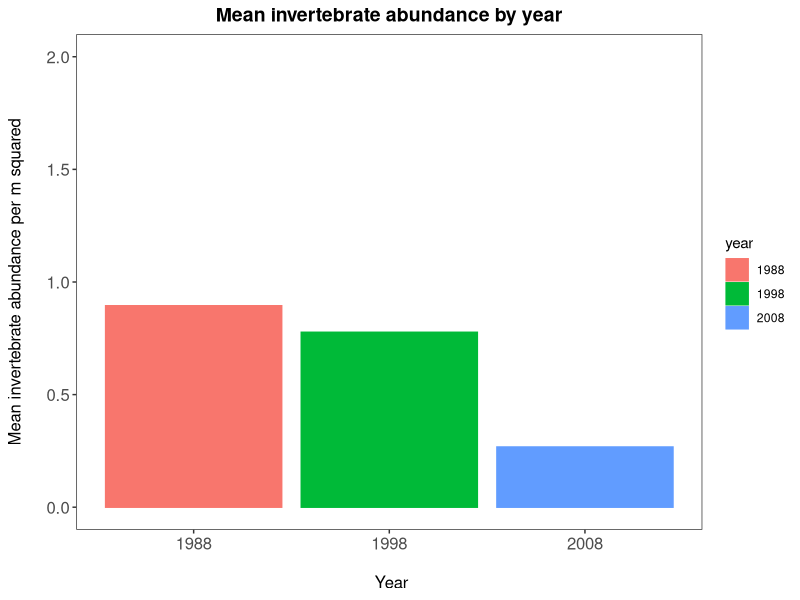
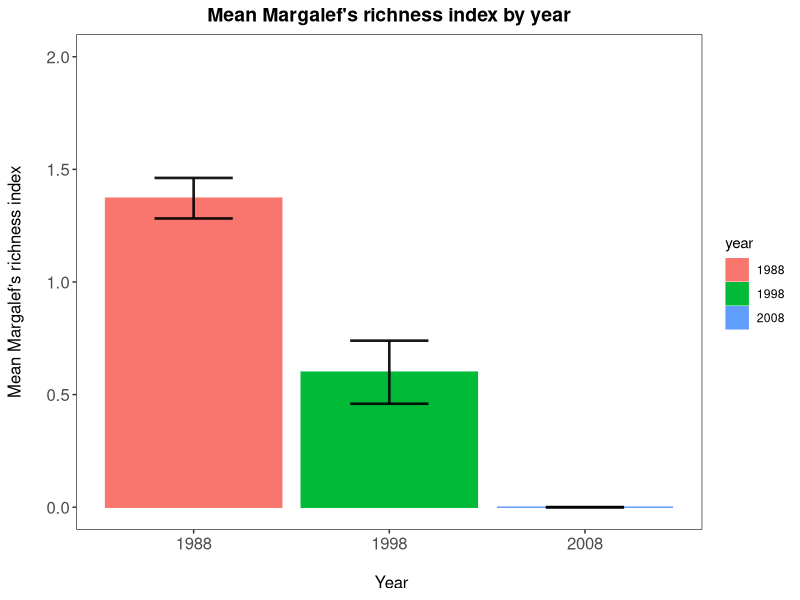
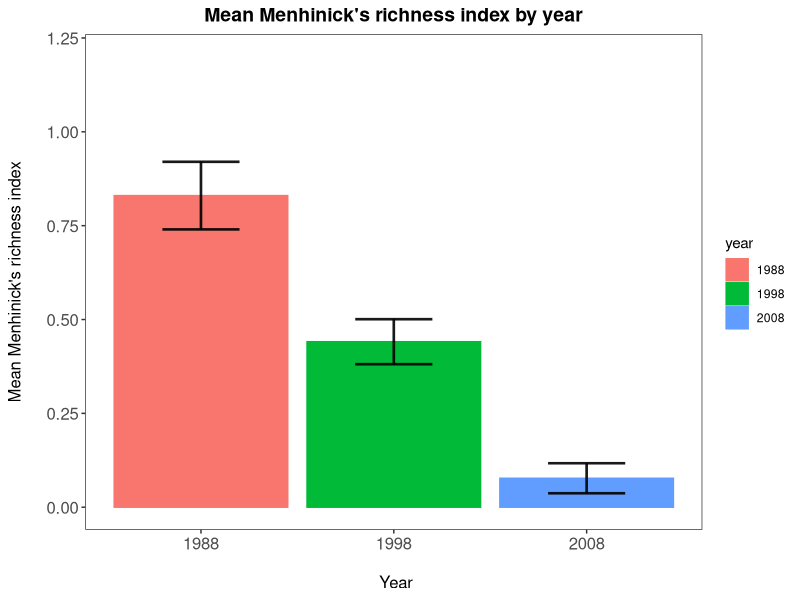
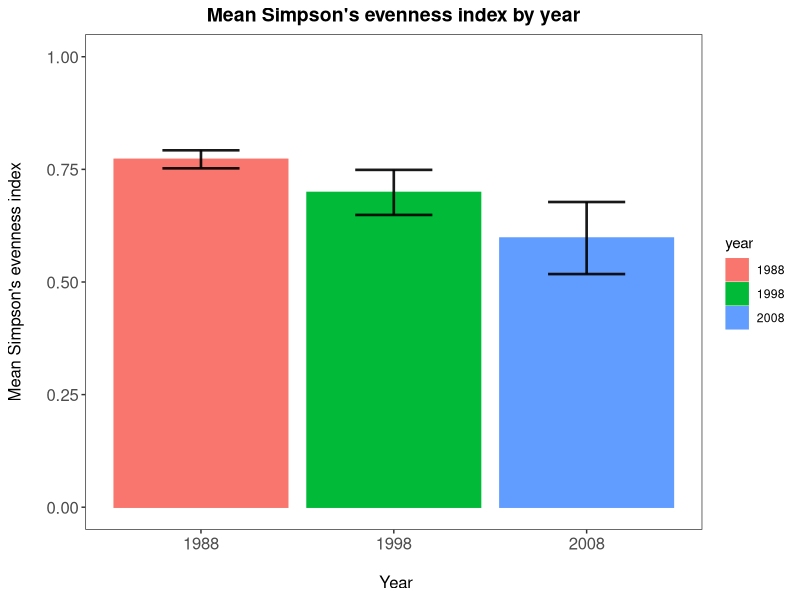
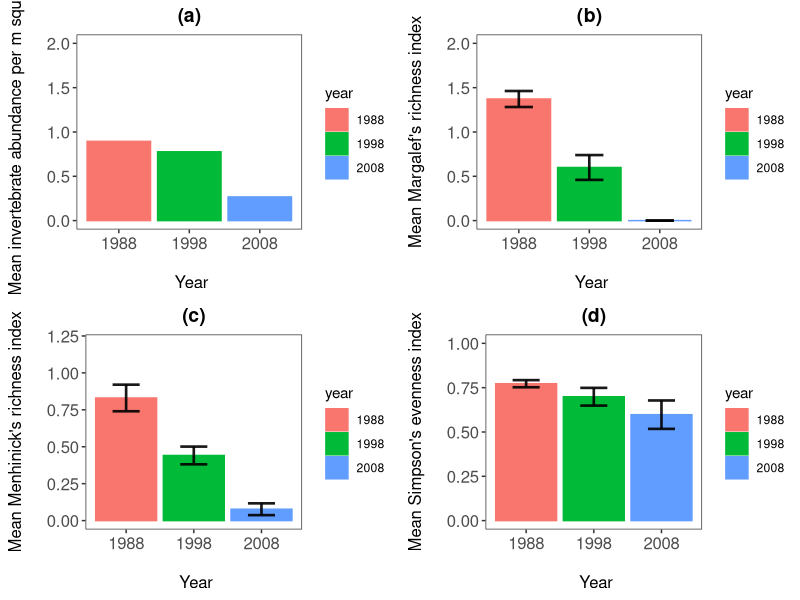
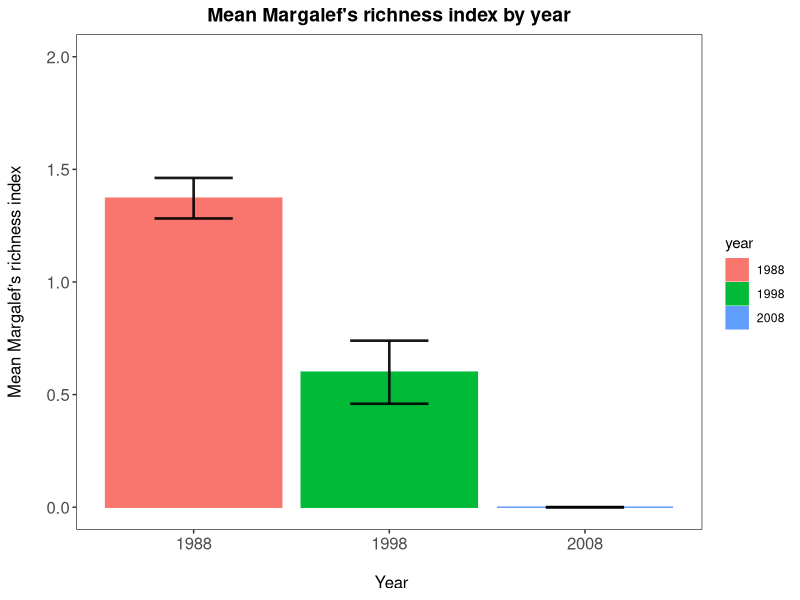

Generate these figures, in order, with R:
#Laura Barraclough
#Started: 15/02/2022
#email: s1729795@ed.ac.uk

#The aim of this script is to add data labels with the results of the ANOVA tests.

# Work Flow
# 1. Load libraries and data frame
# 2. Plot various bar charts without ant numbers
#   (i) Abundance
#   (ii) Margalef's index
#   (iii) Menhinick's index
#   (iv) Simpson's index
# 3. Make these into a panel


# 1. Load libraries and data frame ----
library(tidyverse)
library(gridExtra)

getwd()
setwd("C:/Users/lcbar/OneDrive/Documents/Dissertation_proj/undergrad_dissertation")
sum_data2 <- read.csv("sum_data_noants3.csv")
#check data frame loaded properly
View(sum_data2)
str(sum_data2)

#last felled needs to be a character
sum_data2$Last_felled <- as.character(sum_data2$Last_felled)
sum_data2 <- sum_data2 %>% 
  na.omit()

# 2. Summary table attempts ----
#   (i) Mean abundance ----
summary1.2 <- dplyr :: select(sum_data2, year = Last_felled, abun = Abun_per_area)

mean_table1.2 <- group_by(summary1.2, year) %>% 
  summarise(abun.mean = mean(abun)) %>% 
  ungroup() %>% 
  na.omit()

#attempt to add standard deviation
mean_table1.2 <- mean_table1.2 %>% 
  mutate(mean_table1.2, sd = c(9.41, 7.47, 12.12)) #entering sd values manually

#plotting mean_table1 as a bar plot
(mean.abun_bar2 <- ggplot(mean_table1.2, aes(x = year, y = abun.mean, colour = year,
                                             fill = year)) +
    geom_histogram(stat = "identity", position = "dodge") + 
    scale_y_continuous(limits = c(0, 2)) +
    labs(title = "Mean invertebrate abundance by year", 
         x = "\n Year", y = "Mean invertebrate abundance per m squared\n") + 
    theme_bw() +
    theme(panel.grid = element_blank(), 
          axis.text = element_text(size = 12), 
          axis.title = element_text(size = 12), 
          plot.title = element_text(size = 14, hjust = 0.5, face = "bold")) +
    geom_errorbar(aes(x = year, ymin = abun.mean-sd, ymax = abun.mean+sd),
                  width = 0.4, colour = "black", alpha = 0.9, size = 0.9)
)

#ggsave(mean.abun_bar2, file = "Graphs/mean_abunhyp1-2.png", height = 5, width = 5)

#   (ii) Margalef's index ----
summary2.2 <- dplyr :: select(sum_data2, year = Last_felled, MRI = Margalefs_RI)

mean_table2.2 <- group_by(summary2.2, year) %>% 
  summarise(MRI_mean = mean(MRI)) %>% 
  ungroup() %>% 
  na.omit() %>% 
  mutate( ., sd = c(0.09, 0.14, 0)) #there is a very large sd associated with 2008 


#plotting mean_table1 as a bar plot
(mean_MRI_bar.2 <- ggplot(mean_table2.2, aes(x = year, y = MRI_mean, colour = year,
                                             fill = year)) +
    geom_histogram(stat = "identity", position = "dodge") + 
    scale_y_continuous(limits = c(0, 2)) +
    labs(title = "Mean Margalef's richness index by year", 
         x = "\n Year", y = "Mean Margalef's richness index\n") + 
    theme_bw() +
    theme(panel.grid = element_blank(), 
          axis.text = element_text(size = 12), 
          axis.title = element_text(size = 12), 
          plot.title = element_text(size = 14, hjust = 0.5, face = "bold")) +
    geom_errorbar(aes(x = year, ymin = MRI_mean-sd, ymax = MRI_mean+sd),
                  width = 0.4, colour = "black", alpha = 0.9, size = 0.9)
)

ggsave(mean_MRI_bar.2, file = "Graphs/mean_MRIhyp1-2.png", height = 5, width = 5)

#   (iii) Menhinick's index ----
summary3.2 <- dplyr :: select(sum_data2, year = Last_felled, MeRI = Menhinicks_RI)

mean_table3.2 <- group_by(summary3.2, year) %>% 
  summarise(MeRI_mean = mean(MeRI)) %>% 
  ungroup() %>% 
  mutate( ., sd = c(0.09, 0.06, 0.04))

#plotting mean_table1 as a bar plot
(mean_MeRI_bar.2 <- ggplot(mean_table3.2, aes(x = year, y = MeRI_mean, colour = year,
                                              fill = year)) +
    geom_histogram(stat = "identity", position = "dodge") + 
    scale_y_continuous(limits = c(0, 1.2)) +
    labs(title = "Mean Menhinick's richness index by year", 
         x = "\n Year", y = "Mean Menhinick's richness index\n") + 
    theme_bw() +
    theme(panel.grid = element_blank(), 
          axis.text = element_text(size = 12), 
          axis.title = element_text(size = 12), 
          plot.title = element_text(size = 14, hjust = 0.5, face = "bold")) +
    geom_errorbar(aes(x = year, ymin = MeRI_mean-sd, ymax = MeRI_mean+sd),
                  width = 0.4, colour = "black", alpha = 0.9, size = 0.9)
)

#ggsave(mean_MeRI_bar.2, file = "Graphs/mean_MeRIhyp1-2.png", height = 5, width = 5)

#   (vi) Simpson's index ----
summary4.2 <- dplyr :: select(sum_data2, year = Last_felled, SEI = Simpsons_EI)

mean_table4.2 <- group_by(summary4.2, year) %>% 
  summarise(SEI_mean = mean(SEI)) %>% 
  ungroup() %>% 
  mutate( ., sd = c(0.02, 0.05, 0.08))

#plotting mean_table1 as a bar plot
(mean_SEI_bar.2 <- ggplot(mean_table4.2, aes(x = year, y = SEI_mean, colour = year,
                                             fill = year)) +
    geom_histogram(stat = "identity", position = "dodge") + 
    scale_y_continuous(limits = c(0, 1)) +
    labs(title = "Mean Simpson's evenness index by year", 
         x = "\n Year", y = "Mean Simpson's evenness index\n") + 
    theme_bw() +
    theme(panel.grid = element_blank(), 
          axis.text = element_text(size = 12), 
          axis.title = element_text(size = 12), 
          plot.title = element_text(size = 14, hjust = 0.5, face = "bold")) +
    geom_errorbar(aes(x = year, ymin = SEI_mean-sd, ymax = SEI_mean+sd),
                  width = 0.4, colour = "black", alpha = 0.9, size = 0.9)
)

#ggsave(mean_SEI_bar.2, file = "Graphs/mean_SEIIhyp1-2.png", height = 5, width = 5)


# 3. Panel construction ----
hyp1.4sum_panel <- grid.arrange(
  mean.abun_bar2 + ggtitle("(a)") + 
    theme(plot.margin = unit(c(0.2,0.2,0.2,0.2), units = "cm")),
  mean_MRI_bar.2 + ggtitle("(b)") + 
    theme(plot.margin = unit(c(0.2,0.2,0.2,0.2), units = "cm")),
  mean_MeRI_bar.2 + ggtitle("(c)") + 
    theme(plot.margin = unit(c(0.2,0.2,0.2,0.2), units = "cm")),
  mean_SEI_bar.2 + ggtitle("(d)") + 
    theme(plot.margin = unit(c(0.2,0.2,0.2,0.2), units = "cm")),
  ncol = 2)

#ggsave(hyp1.4sum_panel, file= "Graphs/hyp1_panel5sum.png", width = 10, height = 10)
